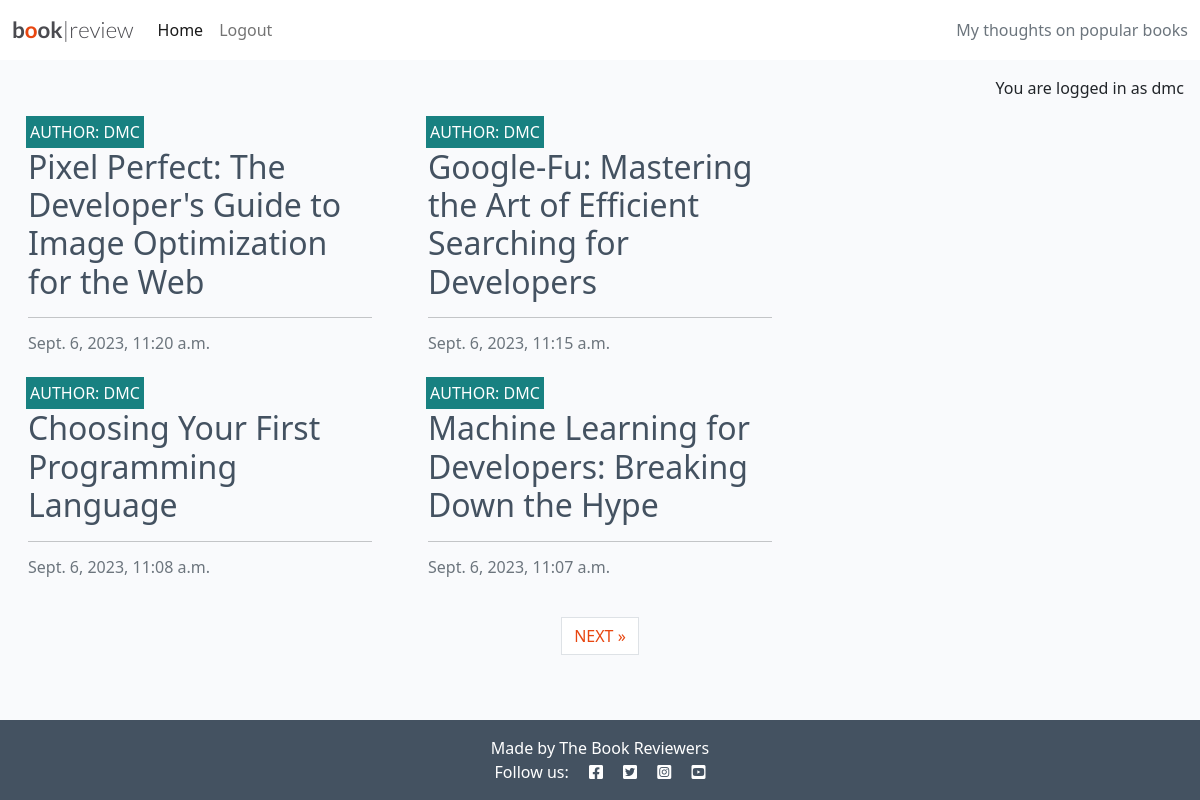
The app's page / (signed in) with its own data.
### blog/models.py (models this page shows, shortened)
class Post(models.Model):
    title = models.CharField(max_length=200, unique=True)
    slug = models.SlugField(max_length=200, unique=True)
    author = models.ForeignKey(User, on_delete=models.CASCADE, related_name="blog_posts", default='DMC')
    content = models.TextField()
    created_on = models.DateTimeField(auto_now_add=True)
    status = models.IntegerField(choices=STATUS, default=0)
    updated_on = models.DateTimeField(auto_now=True)
    class Meta:
        ordering = ["-created_on"]

### blog/views.py (the view)
# urls.py: path('', views.PostList.as_view(), name='home'),
class PostList(generic.ListView):  # Generic view, therefore template name is inferred: post_list.html
    queryset = Post.objects.all().filter(status=1).order_by("-created_on")
    template_name = "blog/index.html"
    paginate_by = 4

### blog/templates/blog/index.html (shortened to what this page needs)
{% extends "base.html" %}
{% block content %}
<div class="container-fluid">
    <div class="row">
        <div class="col-12 mt-3 left">
            <div class="row">
                {% for post in post_list %}
                <div class="col-md-4">
                    <div class="card mb-4">
                        <div class="card-body">
                            <div class="image-container">
                                <div class="image-flash">
                                    <p class="author">Author: {{ post.author }}</p>
                                </div>
                            </div>
                            <a href="{% url 'post_detail' post.slug %}" class="post-link">
                                <h2 class="card-title">{{ post.title }}</h2>
                            </a>
                            <hr />
                            <p class="card-text text-muted h6">{{ post.created_on}}
                            </p>
                        </div>
                    </div>
                </div>
                {% if forloop.counter|divisibleby:2 %}
            </div>
            <div class="row">
                {% endif %}
                {% endfor %}
            </div>
        </div>
    </div>
    {% if is_paginated %}
    <nav aria-label="Page navigation">
        <ul class="pagination justify-content-center">
            {% if page_obj.has_next %}
            <li><a href="?page={{ page_obj.next_page_number }}" class="page-link"> NEXT &raquo;</a></li>
            {% endif %}
        </ul>
    </nav>
    {% endif %}
</div>
{% endblock %}

### templates/base.html (shortened to what this page needs)
{% load static %}
{% url 'home' as home_url %}
{% url 'account_login' as login_url %}
{% url 'account_signup' as signup_url %}
{% url 'account_logout' as logout_url %}
<!DOCTYPE html>
<html class="h-100" lang="en">
<head>
    <link rel="stylesheet" href="https://cdnjs.cloudflare.com/ajax/libs/font-awesome/5.15.3/css/all.min.css">
    <link href="https://cdn.jsdelivr.net/npm/bootstrap@5.0.1/dist/css/bootstrap.min.css" rel="stylesheet"
>
    <link rel="stylesheet" href="{% static 'css/style.css' %}">
</head>
<body class="d-flex flex-column h-100 main-bg">
    <nav class="navbar navbar-expand-lg navbar-light bg-white">
        <div class="container-fluid">
            <a class="navbar-brand" href="{% url 'home' %}"><span class="brand">b<span class="red-o">o</span>ok<span
                        class="thin">|review</span></span></a>
            <div class="collapse navbar-collapse" id="navbarText">
                <ul class="navbar-nav me-auto mb-2 mb-lg-0">
                    <li class="nav-item">
                        <a class="nav-link {% if request.path == home_url %}active{% endif %}" aria-current="page"
                            href="{% url 'home' %}">Home</a>
                    </li>
                    {% if user.is_authenticated %}
                    <li class="nav-item">
                        <a class="nav-link {% if request.path == logout_url %}active{% endif %}" aria-current="page"
                            href="{% url 'account_logout' %}">Logout</a>
                    </li>
                    {% endif %}
                </ul>
                <span class="navbar-text text-muted">
                    My thoughts on popular books
                </span>
            </div>
        </div>
    </nav>
    <main class="flex-shrink-0 main-bg">
        {% if user.is_authenticated %}
        <p class="text-end m-3">You are logged in as {{ user }}</p>
        {% else %}
        <p class="text-end m-3">You are not logged in</p>
        {% endif %}
        {% block content %}{% endblock content %}
    </main>
    <footer class="footer mt-auto py-3 dark-bg">
        <p class="m-0 text-center text-white">Made by The Book Reviewers</p>
        <p class="m-0 text-center text-white">Follow us: <i class="fab fa-facebook-square ms-3"></i>
            <i class="fab fa-twitter-square ms-3"></i>
            <i class="fab fa-instagram-square ms-3"></i>
            <i class="fab fa-youtube-square ms-3"></i>
        </p>
    </footer>
</body>
</html>

### static/css/style.css (style rules this page uses)
body { background-color: #F9FAFC; }
.brand { font-family: Lato, sans-serif; font-size: 1.4rem; font-weight: 700; color: #4A4A4F; }
.red-o { color: #E84610; }
.thin { font-weight: 300; }
.dark-bg { background-color: #445261; }
.main-bg { background-color: #F9FAFC; }
.card { border: none; background-color: transparent; }
.image-container { position: relative; }
.image-flash { position: absolute; bottom: 5%; min-width: 30%; left: -2px; background-color: #188181; }
.author { color: white; margin: 4px; text-transform: uppercase; }
.post-link { text-decoration: none; color: #445261; }
.post-link:hover, .page-link { color: #E84610; }

### records on screen
Post: author "DMC", title "Pixel Perfect: The Developer's Guide to Image Optimization for the Web", created_on "Sept. 6, 2023, 11:20 a.m."
Post: author "DMC", title "Google-Fu: Mastering the Art of Efficient Searching for Developers", created_on "Sept. 6, 2023, 11:15 a.m."
Post: author "DMC", title "Choosing Your First Programming Language", created_on "Sept. 6, 2023, 11:08 a.m."
Post: author "DMC", title "Machine Learning for Developers: Breaking Down the Hype", created_on "Sept. 6, 2023, 11:07 a.m."

### other values on screen
{{ user }} "dmc"
